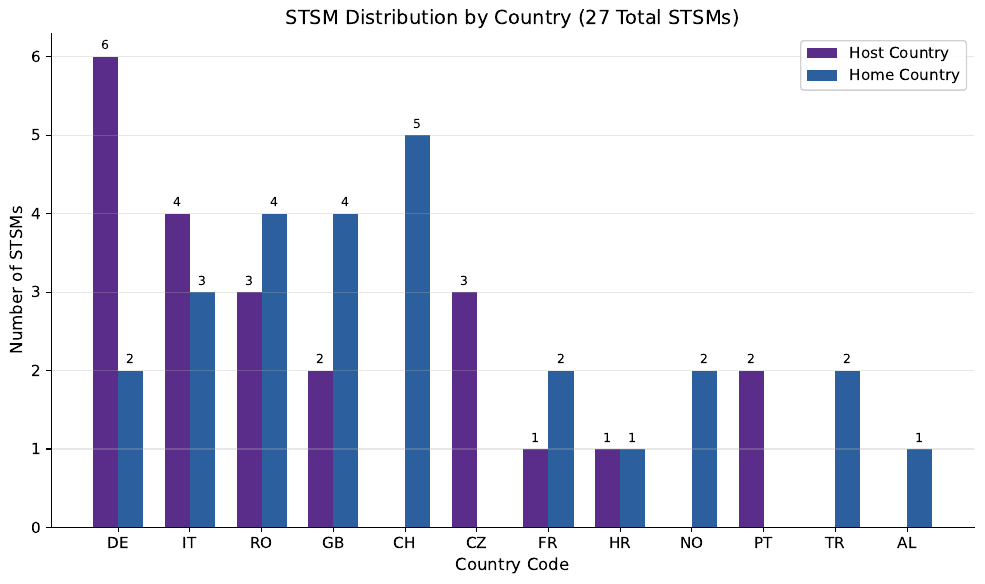

Write the Python code that produced this figure.
"""STSM Distribution by Country - Bar Chart"""
import matplotlib.pyplot as plt
import numpy as np
from pathlib import Path

plt.rcParams.update({
    'font.size': 12, 'axes.labelsize': 12, 'axes.titlesize': 14,
    'xtick.labelsize': 11, 'ytick.labelsize': 11, 'legend.fontsize': 11,
    'figure.figsize': (10, 6), 'figure.dpi': 150
})

COST_PURPLE = '#5B2D8A'
COST_BLUE = '#2B5F9E'
COST_ORANGE = '#E87722'

# STSM data: host and home country counts
host_data = {'DE': 6, 'IT': 4, 'RO': 3, 'CZ': 3, 'GB': 2, 'NL': 1, 'UK': 1, 'EL': 1, 'ES': 1, 'FR': 1, 'HR': 1, 'PT': 2, 'SK': 1}
home_data = {'RO': 4, 'CH': 5, 'GB': 4, 'IT': 3, 'NO': 2, 'DE': 2, 'FR': 2, 'TR': 2, 'HR': 1, 'DK': 1, 'LT': 1, 'AL': 1, 'IE': 1}

# Combine and get unique countries
all_countries = sorted(set(list(host_data.keys()) + list(home_data.keys())))

host_counts = [host_data.get(c, 0) for c in all_countries]
home_counts = [home_data.get(c, 0) for c in all_countries]

# Sort by total
combined = list(zip(all_countries, host_counts, home_counts))
combined.sort(key=lambda x: x[1] + x[2], reverse=True)
combined = combined[:12]  # Top 12

countries = [c[0] for c in combined]
host = [c[1] for c in combined]
home = [c[2] for c in combined]

x = np.arange(len(countries))
width = 0.35

fig, ax = plt.subplots(figsize=(10, 6))

bars1 = ax.bar(x - width/2, host, width, label='Host Country', color=COST_PURPLE)
bars2 = ax.bar(x + width/2, home, width, label='Home Country', color=COST_BLUE)

ax.set_xlabel('Country Code')
ax.set_ylabel('Number of STSMs')
ax.set_title('STSM Distribution by Country (27 Total STSMs)')
ax.set_xticks(x)
ax.set_xticklabels(countries)
ax.legend(loc='upper right', framealpha=0.9)

ax.spines['top'].set_visible(False)
ax.spines['right'].set_visible(False)
ax.grid(axis='y', alpha=0.3)

# Add value labels
for bar in bars1:
    height = bar.get_height()
    if height > 0:
        ax.annotate(f'{int(height)}', xy=(bar.get_x() + bar.get_width() / 2, height),
                    xytext=(0, 3), textcoords="offset points", ha='center', va='bottom', fontsize=9)

for bar in bars2:
    height = bar.get_height()
    if height > 0:
        ax.annotate(f'{int(height)}', xy=(bar.get_x() + bar.get_width() / 2, height),
                    xytext=(0, 3), textcoords="offset points", ha='center', va='bottom', fontsize=9)

plt.tight_layout()
plt.savefig(Path(__file__).parent / 'chart.pdf', dpi=300, bbox_inches='tight')
plt.savefig(Path(__file__).parent / 'chart.png', dpi=150, bbox_inches='tight')
plt.close()
print("Chart saved: 03_stsm_by_country")
